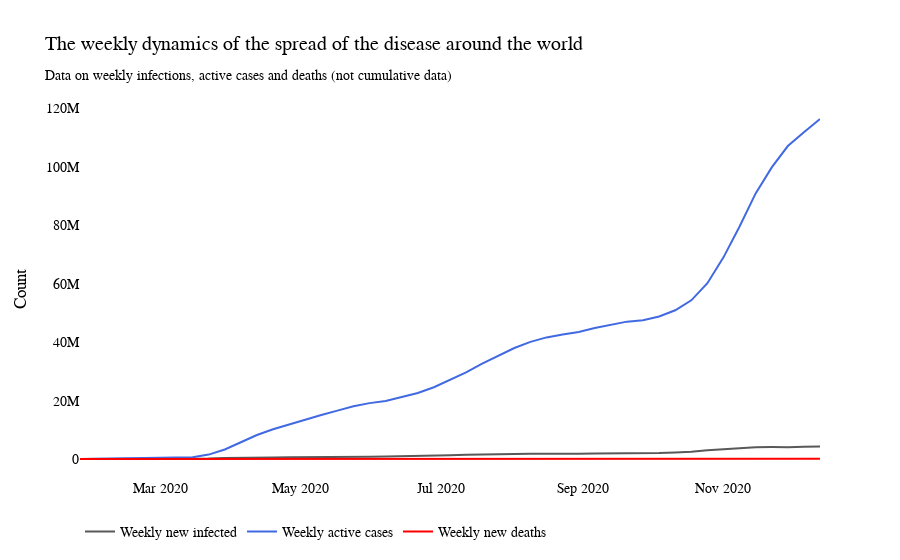

Notebook code cell kept with this figure:
### Markdown cell above
<p style="font-family: Arials; font-size: 15px; color: 'Black">As per the above graphs the total cases are increased at a rapid rate while the total deaths are taking its stands in the graph</p>

### Code cell
visualize_scatter_graph(3, covid_weekly[['date', 'daily_new_cases', 'active_cases', 'daily_new_deaths']].iloc[:47], 'none',
            ['Weekly new infected', 'Weekly active cases', 'Weekly new deaths'], [colors[6], colors[4], colors[0]], 
            'The weekly dynamics of the spread of the disease around the world', 
            'Data on weekly infections, active cases and deaths (not cumulative data)', 'Count')
